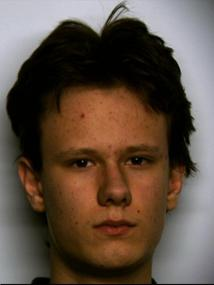
#> input picture PIB/Prj1/Dataset/face3.jpg, 214 x 285 px
$ python Guide2Exercise2.py
#> lines starting #> are read from the running program, lines starting #| are printed output that depends on the picture
import cv2
import matplotlib.pyplot as plt

"""
Changes the contrast of an image
@alpha: Contrast control
        To lower the contrast, use 0 < alpha < 1
        And for higher contrast use alpha > 1.

@beta: brightness control
        A good range for brightness value is [-127, 127]
"""

def changeBrightness(image,pathToSave,SavedHistograms,histogramName,alpha=0.5,beta=10):

#> called with image = 'Dataset/face3.jpg', pathToSave = 'SavedPictures/New Brightness Image.png', SavedHistograms = 'HistogramsPics/', histogramName = 'Histogram Brightness.png', alpha = 0.5, beta = 10
    imageRead = cv2.imread(image)
#> imageRead is the input picture: shape (285, 214, 3); mean B, G, R 66.6, 78.8, 94.8
    imageAdjusted = cv2.convertScaleAbs(imageRead,alpha,beta)
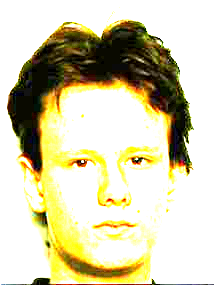
#> imageAdjusted: shape (285, 214, 3); mean B, G, R 172.4, 206.1, 211.8

    histg = cv2.calcHist([imageRead],[0],None,[256],[0,256])
#> histg = 256 values, max 9556 at index 0, min 0 at index 220, mean 238.2
    newHistgImage = cv2.calcHist([imageAdjusted],[0],None,[256],[0,256])
#> newHistgImage = 256 values, max 34185 at index 255, min 0 at index 1, mean 238.2

    print('Original Image: ', imageRead)
#> (printed output is left out)
    print('Image Adjusted(Brightness)', imageAdjusted)
#> (printed output is left out)

    cv2.imshow('Original Image', imageRead)
    cv2.imshow('Brightness Image', imageAdjusted)

    cv2.imwrite(pathToSave, imageAdjusted)
    cv2.waitKey(0)
    cv2.destroyAllWindows()

    plt.title('Histogram Original Image')
    plt.plot(histg)
    plt.show()
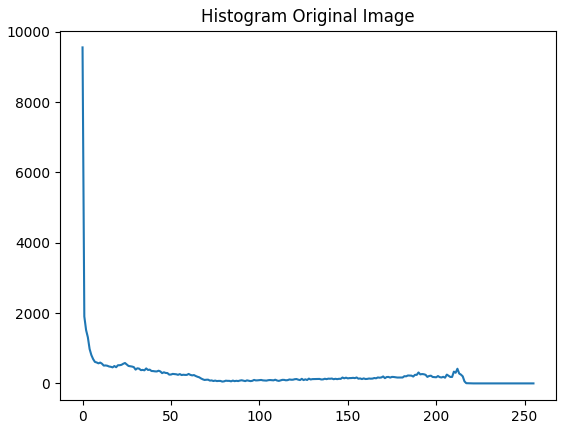
#> figure drawn by matplotlib, 1 panel; curve peaks at x = 0, y = 9556

    plt.title('Histogram Brightness Image')
    plt.plot(newHistgImage)
    plt.savefig(SavedHistograms + histogramName)
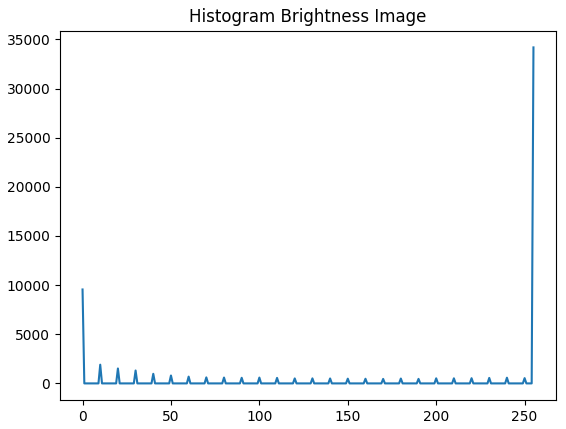
#> figure drawn by matplotlib, 1 panel; curve peaks at x = 255, y = 34185
    plt.show()

"""
Changes the contrast of an image
@alpha: Contrast control
        To lower the contrast, use 0 < alpha < 1
        And for higher contrast use alpha > 1.

@beta: brightness control
        A good range for brightness value is [-127, 127]


@gama

"""
def changeContrast(image,pathToSave, SavedHistograms,histogramName,alpha=0.25,gamma=-2):

#> called with image = 'Dataset/face3.jpg', pathToSave = 'SavedPictures/New Contrast Image.png', SavedHistograms = 'HistogramsPics/', histogramName = 'Histogram Contrast.png', alpha = 0.25, gamma = -2
    imageRead = cv2.imread(image)
    imageAdjusted = cv2.addWeighted(imageRead, alpha, imageRead, 0, gamma)
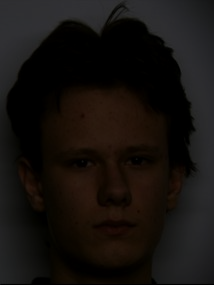
#> imageAdjusted: shape (285, 214, 3); mean B, G, R 15.1, 17.9, 21.9

    #histg = cv2.calcHist([imageRead],[0],None,[256],[0,256])
    newHistgImage = cv2.calcHist([imageAdjusted],[0],None,[256],[0,256])
#> newHistgImage = 256 values, max 19128 at index 0, min 0 at index 54, mean 238.2

    print('Original Image: ', imageRead)
#> (printed output is left out)
    print('Image Adjusted(Contrast)', imageAdjusted)
#> (printed output is left out)

    #cv2.imshow('Original Image', imageRead)
    cv2.imshow('Contrasted Image', imageAdjusted)

    cv2.imwrite(pathToSave, imageAdjusted)
    cv2.waitKey(0)
    cv2.destroyAllWindows()

    #plt.title('Histogram Original Image')
    #plt.plot(histg)
    #plt.show()

    plt.title('Histogram Contrast Image')
    plt.plot(newHistgImage)
    plt.savefig(SavedHistograms + histogramName)
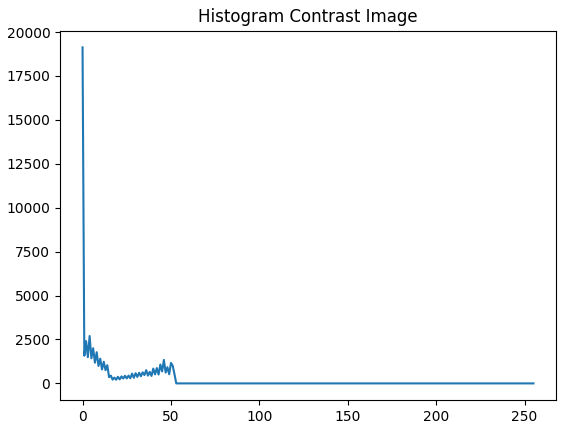
#> figure drawn by matplotlib, 1 panel; curve peaks at x = 0, y = 19128
    plt.show()

if __name__ == "__main__":

    image = 'Dataset/face1.jpg'
    image2 = 'Dataset/face2.bmp'
    image3 = 'Dataset/face3.jpg'
    image4 = 'Dataset/face4.jpg'
    image5 = 'Dataset/face5.jpg'
    image6 = 'Dataset/face6.jpg'
    image7 = 'Dataset/face7.jpg'
    imageLena = 'Dataset/Lena.jpg'
    imageGreyLena = 'Dataset/lenagray.png'
    pathToSavePictures = 'SavedPictures/'
    SavedHistograms = 'HistogramsPics/'

    changeBrightness(image3,pathToSavePictures + 'New Brightness Image.png',SavedHistograms, 'Histogram Brightness.png')
    changeContrast(image3,pathToSavePictures + 'New Contrast Image.png',SavedHistograms, 'Histogram Contrast.png')

$ run again, with PIB/Prj1/Dataset/Sunset.jpg copied over PIB/Prj1/Dataset/face3.jpg
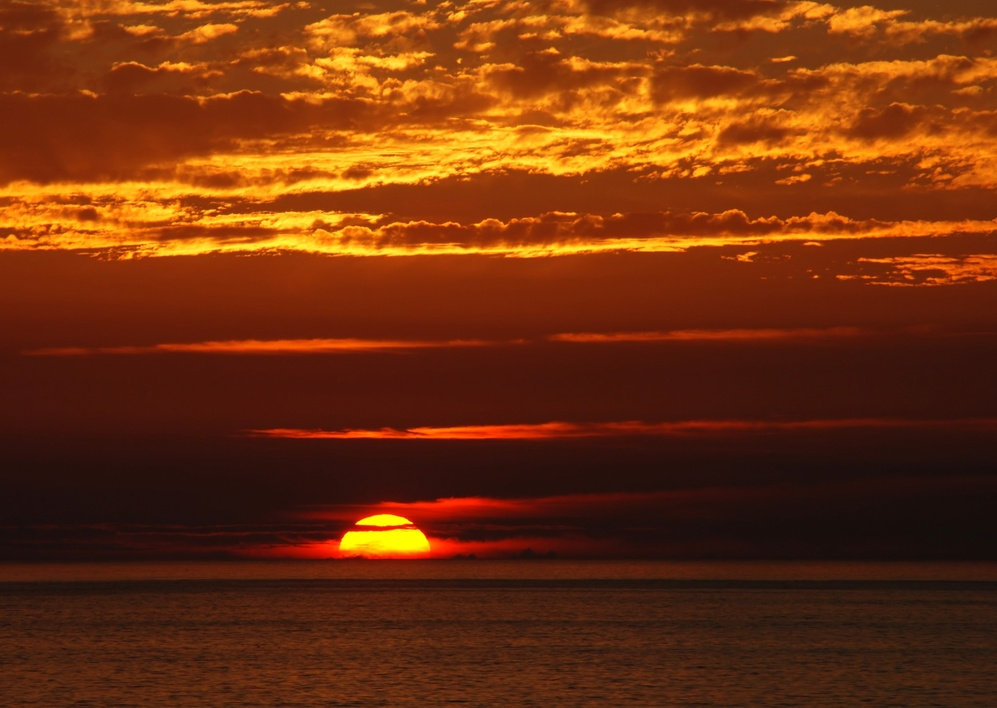
#> input picture PIB/Prj1/Dataset/Sunset.jpg, 997 x 708 px, shrunk from 2789 x 1980 before the run
#> in changeBrightness, imageRead is the input picture: shape (708, 997, 3); mean B, G, R 13.2, 48.4, 111.8
#> histg = 256 values, max 78881 at index 11, min 0 at index 80, mean 2757.3
#> in changeBrightness, `newHistgImage = cv2.calcHist([imageAdjusted],[0],None,[256],[0,256])`: newHistgImage = 256 values, max 78881 at index 110, min 0 at index 1, mean 2757.3
#> (printed output is left out)
#> (printed output is left out)
#> in changeContrast, `imageAdjusted = cv2.addWeighted(imageRead, alpha, imageRead, 0, gamma)`:
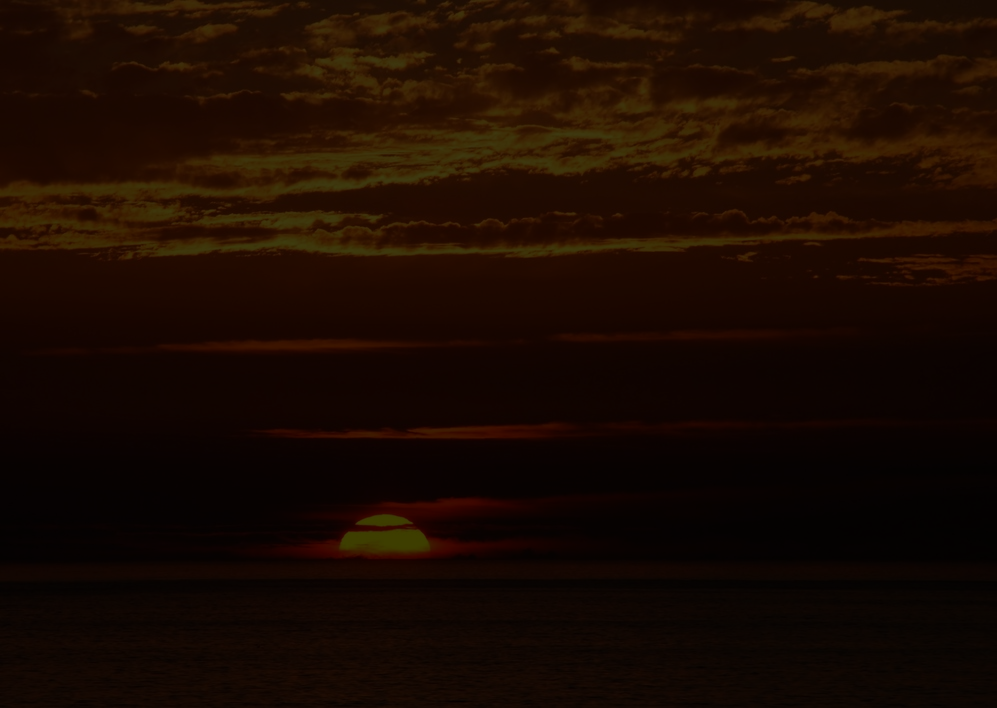
#> imageAdjusted: shape (708, 997, 3); mean B, G, R 1.4, 10.1, 26
#> in changeContrast, `newHistgImage = cv2.calcHist([imageAdjusted],[0],None,[256],[0,256])`: newHistgImage = 256 values, max 247193 at index 0, min 0 at index 19, mean 2757.3
#> (printed output is left out)
#> (printed output is left out)
#> in changeContrast, `plt.savefig(SavedHistograms + histogramName)`:
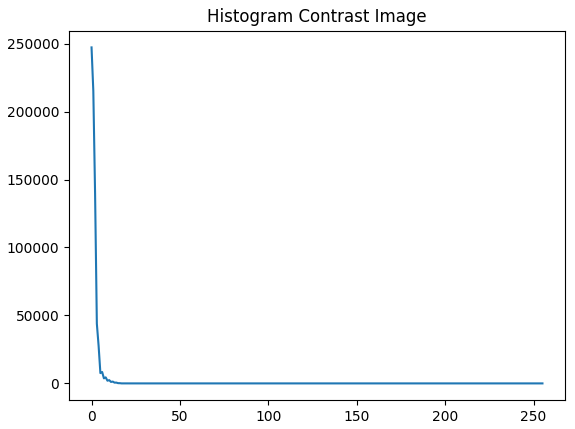
#> figure drawn by matplotlib, 1 panel; curve peaks at x = 0, y = 247193

$ run again, with PIB/Prj1/Dataset/flower.jpg copied over PIB/Prj1/Dataset/face3.jpg
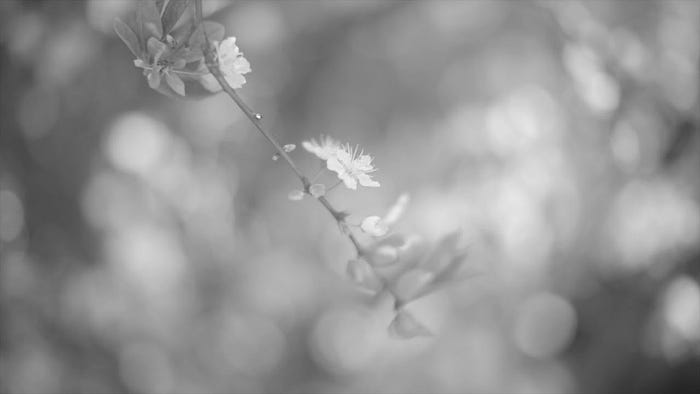
#> input picture PIB/Prj1/Dataset/flower.jpg, 700 x 394 px
#> in changeBrightness, imageRead is the input picture: shape (394, 700, 3); min 35, max 255, mean 146.5
#> histg = 256 values, max 4176 at index 157, min 0 at index 0, mean 1077.3
#> in changeBrightness, `newHistgImage = cv2.calcHist([imageAdjusted],[0],None,[256],[0,256])`: newHistgImage = 256 values from 0 to 275800
#> (printed output is left out)
#> (printed output is left out)
#> in changeContrast, `imageAdjusted = cv2.addWeighted(imageRead, alpha, imageRead, 0, gamma)`:
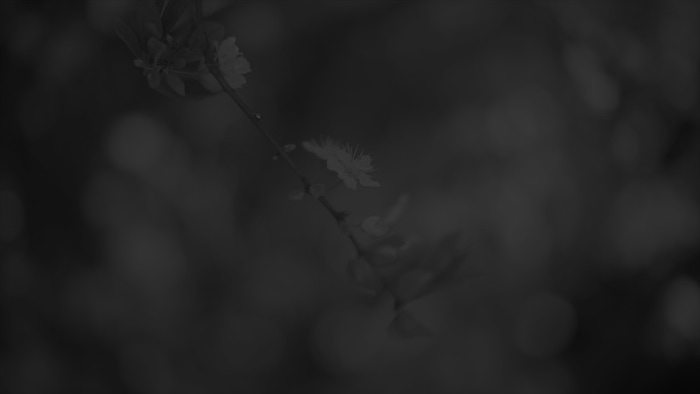
#> imageAdjusted: shape (394, 700, 3); min 7, max 62, mean 34.6
#> in changeContrast, `newHistgImage = cv2.calcHist([imageAdjusted],[0],None,[256],[0,256])`: newHistgImage = 256 values, max 17082 at index 38, min 0 at index 0, mean 1077.3
#> (printed output is left out)
#> (printed output is left out)
#> in changeContrast, `plt.savefig(SavedHistograms + histogramName)`:
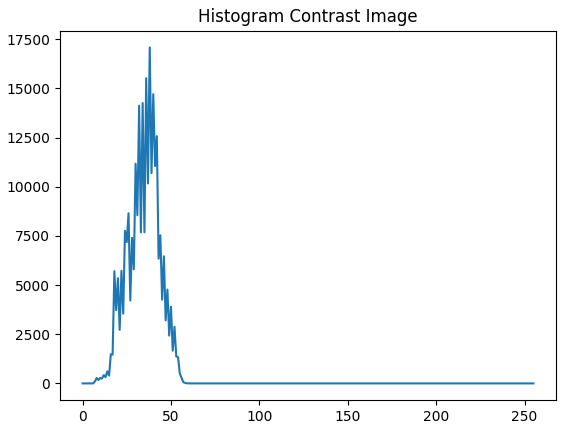
#> figure drawn by matplotlib, 1 panel; curve peaks at x = 38, y = 17082

$ run again, with PIB/Prj1/Dataset/people_matters_3_day_program.jpg copied over PIB/Prj1/Dataset/face3.jpg
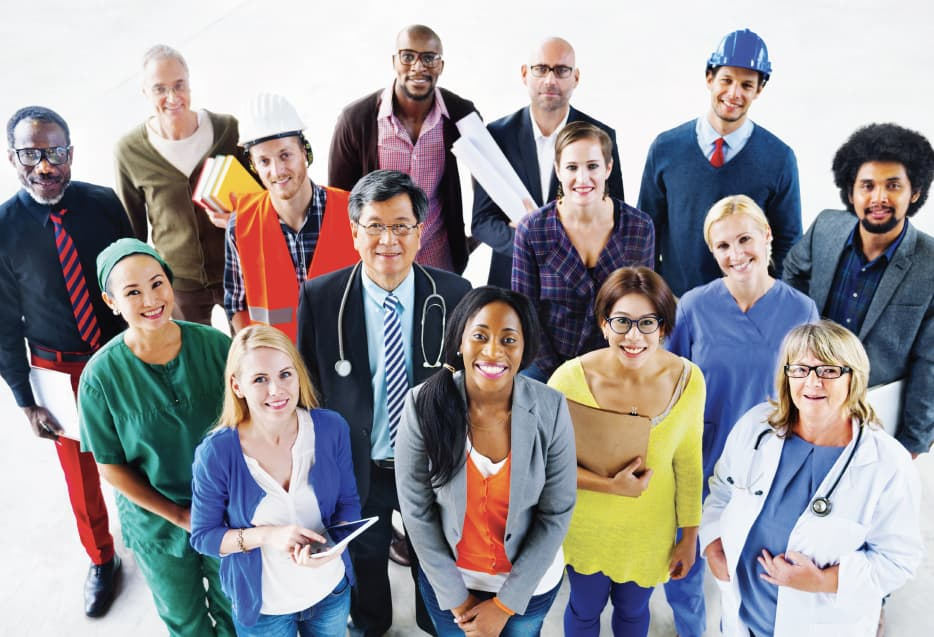
#> input picture PIB/Prj1/Dataset/people_matters_3_day_program.jpg, 934 x 637 px
#> in changeBrightness, imageRead is the input picture: shape (637, 934, 3); mean B, G, R 151.7, 148.8, 152.2
#> histg = 256 values, max 32955 at index 248, min 47 at index 1, mean 2324.1
#> in changeBrightness, `newHistgImage = cv2.calcHist([imageAdjusted],[0],None,[256],[0,256])`: newHistgImage = 256 values, max 574325 at index 255, min 0 at index 1, mean 2324.1
#> (printed output is left out)
#> (printed output is left out)
#> in changeContrast, `imageAdjusted = cv2.addWeighted(imageRead, alpha, imageRead, 0, gamma)`:
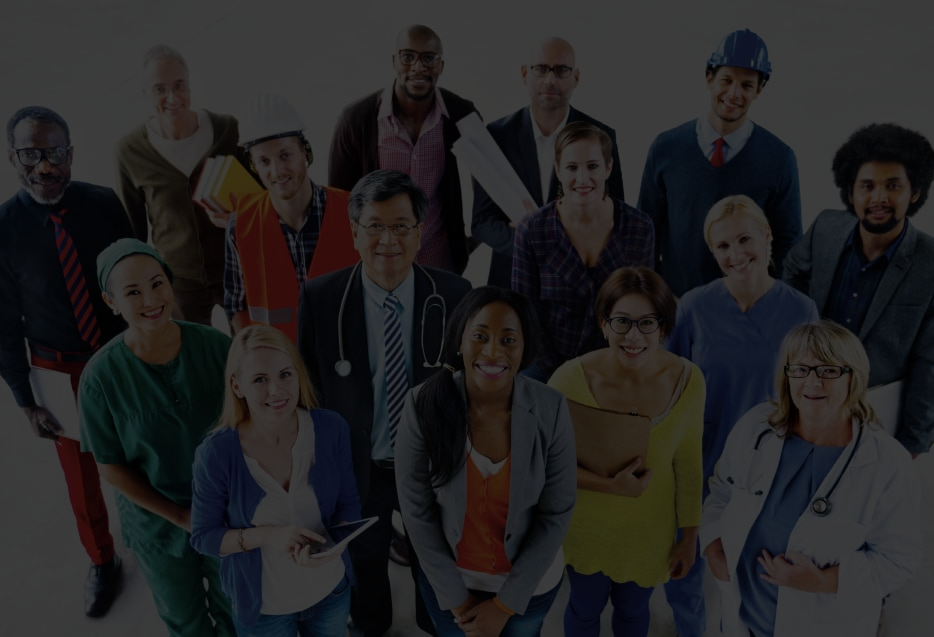
#> imageAdjusted: shape (637, 934, 3); mean B, G, R 35.9, 35.2, 36
#> in changeContrast, `newHistgImage = cv2.calcHist([imageAdjusted],[0],None,[256],[0,256])`: newHistgImage = 256 values, max 97753 at index 60, min 0 at index 63, mean 2324.1
#> (printed output is left out)
#> (printed output is left out)
#> in changeContrast, `plt.savefig(SavedHistograms + histogramName)`:
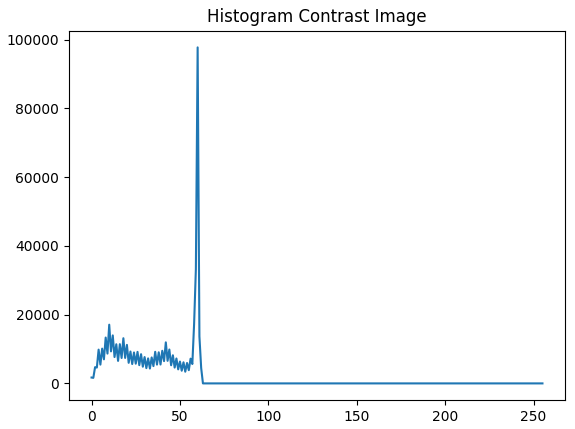
#> figure drawn by matplotlib, 1 panel; curve peaks at x = 60, y = 97753
